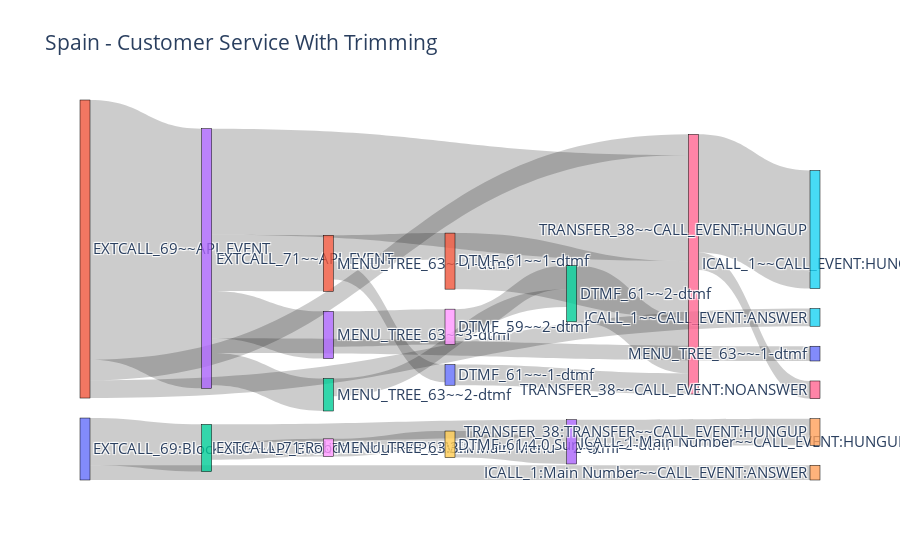

Notebook code cell kept with this figure:
### Code cell
flow.plot(5, f"{FlowName} With Trimming").show()

### Figure 1 — Plotly figure (JSON) as saved in the notebook; plotly's stock layout.template omitted (floating-point values rounded to 4 significant figures)
{"data": [{"link": {"hovertemplate": "%{value} unique users went from %{source.label} to %{target.label}.<br /><br />It took them %{label} in average to reach this point from the start of the flow.<extra></extra>", "label": ["0 days 00:00:30", "0 days 00:00:00", "0 days 00:00:00", "0 days 00:00:00", "0 days 00:00:04", "0 days 00:00:04", "0 days 00:00:04", "0 days 00:00:04", "0 days 00:00:04", "0 days 00:00:31", "0 days 00:04:12", "0 days 00:00:14", "0 days 00:00:21", "0 days 00:00:13", "0 days 00:00:39", "0 days 00:00:41", "0 days 00:00:23", "0 days 00:00:41", "0 days 00:00:00", "0 days 00:00:00", "0 days 00:00:04", "0 days 00:00:04", "0 days 00:00:39", "0 days 00:09:35", "0 days 00:00:20"], "source": [21, 1, 1, 1, 3, 3, 3, 3, 3, 6, 6, 11, 11, 12, 20, 22, 13, 18, 0, 0, 2, 2, 19, 23, 8], "target": [6, 3, 6, 5, 11, 6, 12, 10, 13, 26, 25, 21, 20, 22, 6, 6, 18, 22, 2, 4, 23, 8, 23, 24, 19], "value": [19, 88, 7, 6, 19, 36, 11, 5, 16, 6, 40, 9, 6, 6, 7, 19, 12, 8, 16, 5, 6, 6, 9, 9, 6]}, "node": {"label": ["EXTCALL_69:Block List~~API_EVENT", "EXTCALL_69~~API_EVENT", "EXTCALL_71:Robot Menu~~API_EVENT", "EXTCALL_71~~API_EVENT", "ICALL_1:Main Number~~CALL_EVENT:ANSWER", "ICALL_1~~CALL_EVENT:ANSWER", "ICALL_1~~CALL_EVENT:HUNGUP", "MENU_TREE_63:3.1 Main Menu~~1-dtmf", "MENU_TREE_63:3.1 Main Menu~~2-dtmf", "MENU_TREE_63:3.1 Main Menu~~3-dtmf", "MENU_TREE_63~~-1-dtmf", "MENU_TREE_63~~1-dtmf", "MENU_TREE_63~~2-dtmf", "MENU_TREE_63~~3-dtmf", "DTMF_59:8.0 Fault Code~~-2-dtmf", "DTMF_59~~-1-dtmf", "DTMF_59~~0-dtmf", "DTMF_59~~1-dtmf", "DTMF_59~~2-dtmf", "DTMF_61:4.0 Survey~~-2-dtmf", "DTMF_61~~-1-dtmf", "DTMF_61~~1-dtmf", "DTMF_61~~2-dtmf", "ICALL_1:Main Number~~CALL_EVENT:HUNGUP", "TRANSFER_38:TRANSFER~~CALL_EVENT:HUNGUP", "TRANSFER_38~~CALL_EVENT:HUNGUP", "TRANSFER_38~~CALL_EVENT:NOANSWER"], "line": {"color": "black", "width": 0.5}, "thickness": 10}, "type": "sankey"}], "layout": {"autosize": true, "font": {"size": 15}, "plot_bgcolor": "white", "title": {"text": "Spain - Customer Service With Trimming"}}}
